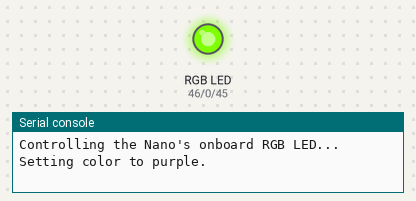
This program was run on a simulated ESP32 board running MicroPython. Parts: an RGB LED mixed from three pins (HIGH = lit), the last lines printed to the serial console. At 6.0 s the program stops and its outputs stay as they are.

Above: at 0.1 s.
At 6.1 s:
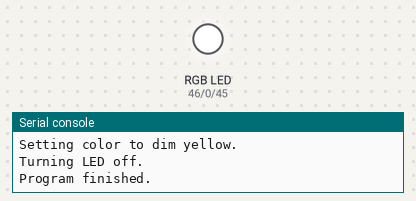
Timing chart, 0 to 7.5 s (numbered marks = the images above):
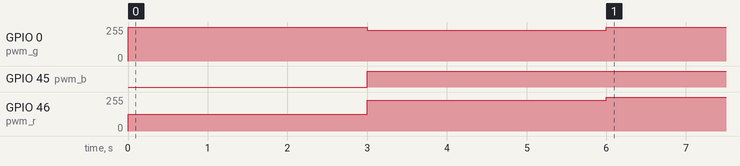

The program:

nanoLed.py
```python
# This program controls the small RGB LED located on the
# Arduino Nano ESP32 board itself, not the two larger Alvik LEDs.

# We import the Pin and PWM classes from the standard machine library.
from machine import Pin, PWM
import time

# Define the GPIO pins for each color of the onboard RGB LED.
# These are fixed hardware connections on the Nano ESP32 board.
NANO_LED_RED_PIN = 46
NANO_LED_GREEN_PIN = 0
NANO_LED_BLUE_PIN = 45

# --- PWM Setup ---
# To control brightness, we create a PWM (Pulse Width Modulation) object
# for each color pin. We can set a frequency for the PWM signal.
# A frequency of 1000 Hz is common for LEDs.
pwm_r = PWM(Pin(NANO_LED_RED_PIN), freq=1000)
pwm_g = PWM(Pin(NANO_LED_GREEN_PIN), freq=1000)
pwm_b = PWM(Pin(NANO_LED_BLUE_PIN), freq=1000)

# The duty cycle controls the brightness. It's a 16-bit number,
# meaning it ranges from 0 to 65535.
# IMPORTANT: The Nano ESP32's RGB LED is "active-low", which means
# a LOW signal turns it ON. So we have to invert the logic.
# 0 = max brightness
# 65535 = off

def set_nano_led_color(r, g, b):
  """
  Sets the Nano's onboard LED color.
  r, g, b are brightness values from 0 to 255.
  """
  # We convert the 0-255 scale to the inverted 0-65535 PWM scale.
  # (255 - color) scales it inversely.
  # * 257 maps the 0-255 range to the 0-65535 range (255*257 = 65535).
  pwm_r.duty_u16( (255 - r) * 257 )
  pwm_g.duty_u16( (255 - g) * 257 )
  pwm_b.duty_u16( (255 - b) * 257 )


# --- Main Program ---
print("Controlling the Nano's onboard RGB LED...")

# Set the LED to a medium-brightness purple
# Red = 128, Green = 0, Blue = 255
print("Setting color to purple.")
set_nano_led_color(128, 0, 255)
time.sleep(3)

# Set the LED to a dim yellow
# Red = 100, Green = 100, Blue = 0
print("Setting color to dim yellow.")
set_nano_led_color(25, 25, 0)
time.sleep(3)

# Turn the LED off
print("Turning LED off.")
set_nano_led_color(0, 0, 0)

print("Program finished.")
```

Measured:
- by itself, GPIO 0 (pwm_g): 0/255 → 255/255 at 0.00 s, → 230/255 3.0 s later, → 255/255 3.0 s later
- by itself, GPIO 45 (pwm_b): LOW → HIGH at 3.0 s
- by itself, GPIO 46 (pwm_r): 0/255 → 127/255 at 0.00 s, → 230/255 3.0 s later, → 255/255 3.0 s later
